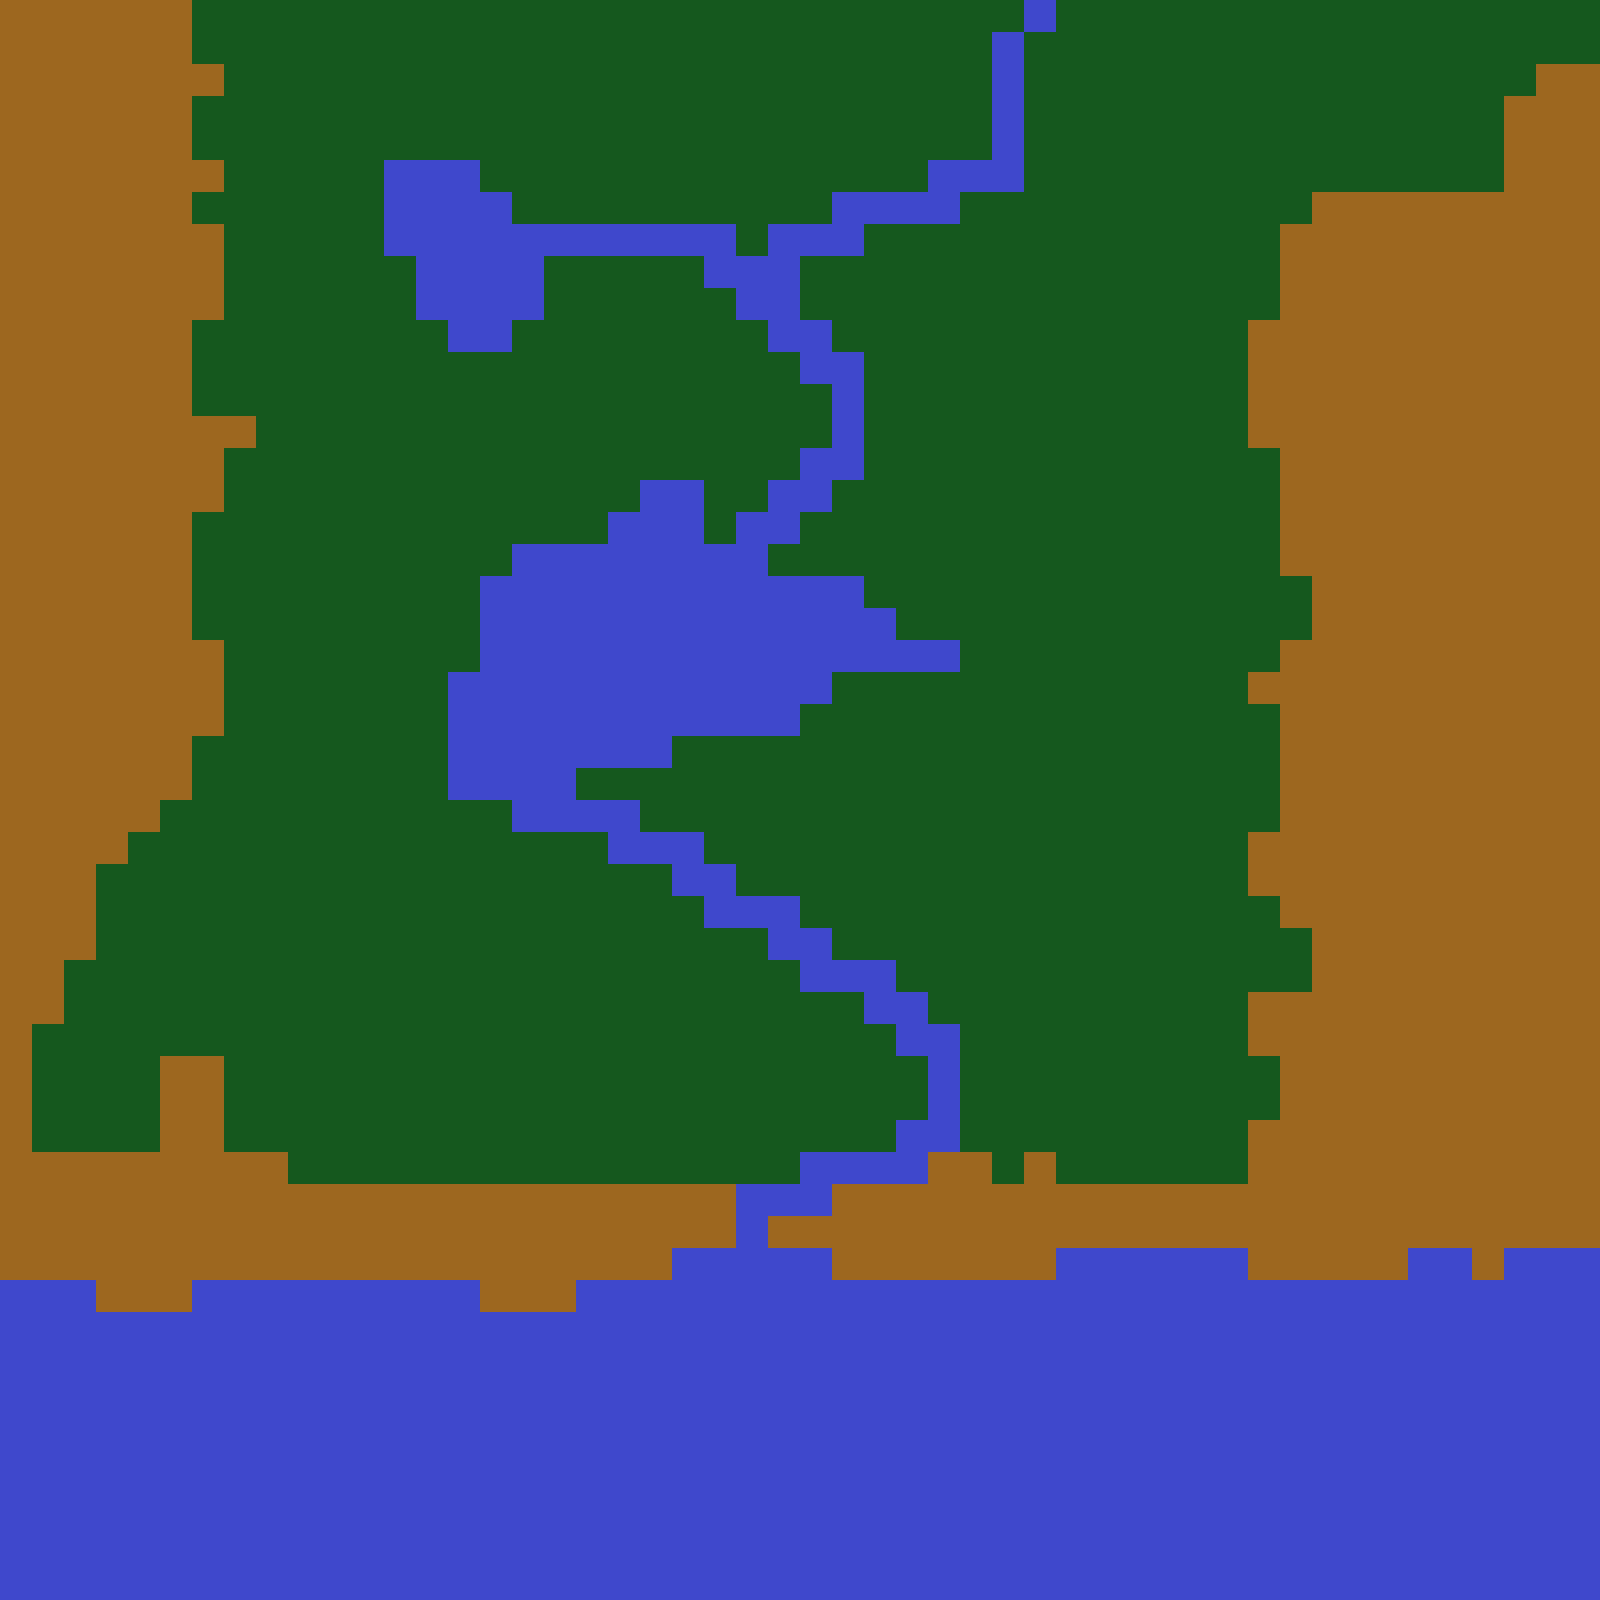

The image is a tile-based game level rendered from a .tmx file. Its description and complete source (layers, tilesets, objects, tile grids) follow:
An orthogonal 50x50 tile map with 32x32 px tiles, 1 tile layer (Tile Layer 1).

<map version="1.4" tiledversion="1.4.2" orientation="orthogonal" renderorder="right-down" width="50" height="50" tilewidth="32" tileheight="32" infinite="0" nextlayerid="2" nextobjectid="1">
 <tileset firstgid="1" source="ortho.tsx" />
 <layer id="1" name="Tile Layer 1" width="50" height="50">
  <data encoding="csv">
3,3,3,3,3,3,2,2,2,2,2,2,2,2,2,2,2,2,2,2,2,2,2,2,2,2,2,2,2,2,2,2,1,2,2,2,2,2,2,2,2,2,2,2,2,2,2,2,2,2,
3,3,3,3,3,3,2,2,2,2,2,2,2,2,2,2,2,2,2,2,2,2,2,2,2,2,2,2,2,2,2,1,2,2,2,2,2,2,2,2,2,2,2,2,2,2,2,2,2,2,
3,3,3,3,3,3,3,2,2,2,2,2,2,2,2,2,2,2,2,2,2,2,2,2,2,2,2,2,2,2,2,1,2,2,2,2,2,2,2,2,2,2,2,2,2,2,2,2,3,3,
3,3,3,3,3,3,2,2,2,2,2,2,2,2,2,2,2,2,2,2,2,2,2,2,2,2,2,2,2,2,2,1,2,2,2,2,2,2,2,2,2,2,2,2,2,2,2,3,3,3,
3,3,3,3,3,3,2,2,2,2,2,2,2,2,2,2,2,2,2,2,2,2,2,2,2,2,2,2,2,2,2,1,2,2,2,2,2,2,2,2,2,2,2,2,2,2,2,3,3,3,
3,3,3,3,3,3,3,2,2,2,2,2,1,1,1,2,2,2,2,2,2,2,2,2,2,2,2,2,2,1,1,1,2,2,2,2,2,2,2,2,2,2,2,2,2,2,2,3,3,3,
3,3,3,3,3,3,2,2,2,2,2,2,1,1,1,1,2,2,2,2,2,2,2,2,2,2,1,1,1,1,2,2,2,2,2,2,2,2,2,2,2,3,3,3,3,3,3,3,3,3,
3,3,3,3,3,3,3,2,2,2,2,2,1,1,1,1,1,1,1,1,1,1,1,2,1,1,1,2,2,2,2,2,2,2,2,2,2,2,2,2,3,3,3,3,3,3,3,3,3,3,
3,3,3,3,3,3,3,2,2,2,2,2,2,1,1,1,1,2,2,2,2,2,1,1,1,2,2,2,2,2,2,2,2,2,2,2,2,2,2,2,3,3,3,3,3,3,3,3,3,3,
3,3,3,3,3,3,3,2,2,2,2,2,2,1,1,1,1,2,2,2,2,2,2,1,1,2,2,2,2,2,2,2,2,2,2,2,2,2,2,2,3,3,3,3,3,3,3,3,3,3,
3,3,3,3,3,3,2,2,2,2,2,2,2,2,1,1,2,2,2,2,2,2,2,2,1,1,2,2,2,2,2,2,2,2,2,2,2,2,2,3,3,3,3,3,3,3,3,3,3,3,
3,3,3,3,3,3,2,2,2,2,2,2,2,2,2,2,2,2,2,2,2,2,2,2,2,1,1,2,2,2,2,2,2,2,2,2,2,2,2,3,3,3,3,3,3,3,3,3,3,3,
3,3,3,3,3,3,2,2,2,2,2,2,2,2,2,2,2,2,2,2,2,2,2,2,2,2,1,2,2,2,2,2,2,2,2,2,2,2,2,3,3,3,3,3,3,3,3,3,3,3,
3,3,3,3,3,3,3,3,2,2,2,2,2,2,2,2,2,2,2,2,2,2,2,2,2,2,1,2,2,2,2,2,2,2,2,2,2,2,2,3,3,3,3,3,3,3,3,3,3,3,
3,3,3,3,3,3,3,2,2,2,2,2,2,2,2,2,2,2,2,2,2,2,2,2,2,1,1,2,2,2,2,2,2,2,2,2,2,2,2,2,3,3,3,3,3,3,3,3,3,3,
3,3,3,3,3,3,3,2,2,2,2,2,2,2,2,2,2,2,2,2,1,1,2,2,1,1,2,2,2,2,2,2,2,2,2,2,2,2,2,2,3,3,3,3,3,3,3,3,3,3,
3,3,3,3,3,3,2,2,2,2,2,2,2,2,2,2,2,2,2,1,1,1,2,1,1,2,2,2,2,2,2,2,2,2,2,2,2,2,2,2,3,3,3,3,3,3,3,3,3,3,
3,3,3,3,3,3,2,2,2,2,2,2,2,2,2,2,1,1,1,1,1,1,1,1,2,2,2,2,2,2,2,2,2,2,2,2,2,2,2,2,3,3,3,3,3,3,3,3,3,3,
3,3,3,3,3,3,2,2,2,2,2,2,2,2,2,1,1,1,1,1,1,1,1,1,1,1,1,2,2,2,2,2,2,2,2,2,2,2,2,2,2,3,3,3,3,3,3,3,3,3,
3,3,3,3,3,3,2,2,2,2,2,2,2,2,2,1,1,1,1,1,1,1,1,1,1,1,1,1,2,2,2,2,2,2,2,2,2,2,2,2,2,3,3,3,3,3,3,3,3,3,
3,3,3,3,3,3,3,2,2,2,2,2,2,2,2,1,1,1,1,1,1,1,1,1,1,1,1,1,1,1,2,2,2,2,2,2,2,2,2,2,3,3,3,3,3,3,3,3,3,3,
3,3,3,3,3,3,3,2,2,2,2,2,2,2,1,1,1,1,1,1,1,1,1,1,1,1,2,2,2,2,2,2,2,2,2,2,2,2,2,3,3,3,3,3,3,3,3,3,3,3,
3,3,3,3,3,3,3,2,2,2,2,2,2,2,1,1,1,1,1,1,1,1,1,1,1,2,2,2,2,2,2,2,2,2,2,2,2,2,2,2,3,3,3,3,3,3,3,3,3,3,
3,3,3,3,3,3,2,2,2,2,2,2,2,2,1,1,1,1,1,1,1,2,2,2,2,2,2,2,2,2,2,2,2,2,2,2,2,2,2,2,3,3,3,3,3,3,3,3,3,3,
3,3,3,3,3,3,2,2,2,2,2,2,2,2,1,1,1,1,2,2,2,2,2,2,2,2,2,2,2,2,2,2,2,2,2,2,2,2,2,2,3,3,3,3,3,3,3,3,3,3,
3,3,3,3,3,2,2,2,2,2,2,2,2,2,2,2,1,1,1,1,2,2,2,2,2,2,2,2,2,2,2,2,2,2,2,2,2,2,2,2,3,3,3,3,3,3,3,3,3,3,
3,3,3,3,2,2,2,2,2,2,2,2,2,2,2,2,2,2,2,1,1,1,2,2,2,2,2,2,2,2,2,2,2,2,2,2,2,2,2,3,3,3,3,3,3,3,3,3,3,3,
3,3,3,2,2,2,2,2,2,2,2,2,2,2,2,2,2,2,2,2,2,1,1,2,2,2,2,2,2,2,2,2,2,2,2,2,2,2,2,3,3,3,3,3,3,3,3,3,3,3,
3,3,3,2,2,2,2,2,2,2,2,2,2,2,2,2,2,2,2,2,2,2,1,1,1,2,2,2,2,2,2,2,2,2,2,2,2,2,2,2,3,3,3,3,3,3,3,3,3,3,
3,3,3,2,2,2,2,2,2,2,2,2,2,2,2,2,2,2,2,2,2,2,2,2,1,1,2,2,2,2,2,2,2,2,2,2,2,2,2,2,2,3,3,3,3,3,3,3,3,3,
3,3,2,2,2,2,2,2,2,2,2,2,2,2,2,2,2,2,2,2,2,2,2,2,2,1,1,1,2,2,2,2,2,2,2,2,2,2,2,2,2,3,3,3,3,3,3,3,3,3,
3,3,2,2,2,2,2,2,2,2,2,2,2,2,2,2,2,2,2,2,2,2,2,2,2,2,2,1,1,2,2,2,2,2,2,2,2,2,2,3,3,3,3,3,3,3,3,3,3,3,
3,2,2,2,2,2,2,2,2,2,2,2,2,2,2,2,2,2,2,2,2,2,2,2,2,2,2,2,1,1,2,2,2,2,2,2,2,2,2,3,3,3,3,3,3,3,3,3,3,3,
3,2,2,2,2,3,3,2,2,2,2,2,2,2,2,2,2,2,2,2,2,2,2,2,2,2,2,2,2,1,2,2,2,2,2,2,2,2,2,2,3,3,3,3,3,3,3,3,3,3,
3,2,2,2,2,3,3,2,2,2,2,2,2,2,2,2,2,2,2,2,2,2,2,2,2,2,2,2,2,1,2,2,2,2,2,2,2,2,2,2,3,3,3,3,3,3,3,3,3,3,
3,2,2,2,2,3,3,2,2,2,2,2,2,2,2,2,2,2,2,2,2,2,2,2,2,2,2,2,1,1,2,2,2,2,2,2,2,2,2,3,3,3,3,3,3,3,3,3,3,3,
3,3,3,3,3,3,3,3,3,2,2,2,2,2,2,2,2,2,2,2,2,2,2,2,2,1,1,1,1,3,3,2,3,2,2,2,2,2,2,3,3,3,3,3,3,3,3,3,3,3,
3,3,3,3,3,3,3,3,3,3,3,3,3,3,3,3,3,3,3,3,3,3,3,1,1,1,3,3,3,3,3,3,3,3,3,3,3,3,3,3,3,3,3,3,3,3,3,3,3,3,
3,3,3,3,3,3,3,3,3,3,3,3,3,3,3,3,3,3,3,3,3,3,3,1,3,3,3,3,3,3,3,3,3,3,3,3,3,3,3,3,3,3,3,3,3,3,3,3,3,3,
3,3,3,3,3,3,3,3,3,3,3,3,3,3,3,3,3,3,3,3,3,1,1,1,1,1,3,3,3,3,3,3,3,1,1,1,1,1,1,3,3,3,3,3,1,1,3,1,1,1,
1,1,1,3,3,3,1,1,1,1,1,1,1,1,1,3,3,3,1,1,1,1,1,1,1,1,1,1,1,1,1,1,1,1,1,1,1,1,1,1,1,1,1,1,1,1,1,1,1,1,
1,1,1,1,1,1,1,1,1,1,1,1,1,1,1,1,1,1,1,1,1,1,1,1,1,1,1,1,1,1,1,1,1,1,1,1,1,1,1,1,1,1,1,1,1,1,1,1,1,1,
1,1,1,1,1,1,1,1,1,1,1,1,1,1,1,1,1,1,1,1,1,1,1,1,1,1,1,1,1,1,1,1,1,1,1,1,1,1,1,1,1,1,1,1,1,1,1,1,1,1,
1,1,1,1,1,1,1,1,1,1,1,1,1,1,1,1,1,1,1,1,1,1,1,1,1,1,1,1,1,1,1,1,1,1,1,1,1,1,1,1,1,1,1,1,1,1,1,1,1,1,
1,1,1,1,1,1,1,1,1,1,1,1,1,1,1,1,1,1,1,1,1,1,1,1,1,1,1,1,1,1,1,1,1,1,1,1,1,1,1,1,1,1,1,1,1,1,1,1,1,1,
1,1,1,1,1,1,1,1,1,1,1,1,1,1,1,1,1,1,1,1,1,1,1,1,1,1,1,1,1,1,1,1,1,1,1,1,1,1,1,1,1,1,1,1,1,1,1,1,1,1,
1,1,1,1,1,1,1,1,1,1,1,1,1,1,1,1,1,1,1,1,1,1,1,1,1,1,1,1,1,1,1,1,1,1,1,1,1,1,1,1,1,1,1,1,1,1,1,1,1,1,
1,1,1,1,1,1,1,1,1,1,1,1,1,1,1,1,1,1,1,1,1,1,1,1,1,1,1,1,1,1,1,1,1,1,1,1,1,1,1,1,1,1,1,1,1,1,1,1,1,1,
1,1,1,1,1,1,1,1,1,1,1,1,1,1,1,1,1,1,1,1,1,1,1,1,1,1,1,1,1,1,1,1,1,1,1,1,1,1,1,1,1,1,1,1,1,1,1,1,1,1,
1,1,1,1,1,1,1,1,1,1,1,1,1,1,1,1,1,1,1,1,1,1,1,1,1,1,1,1,1,1,1,1,1,1,1,1,1,1,1,1,1,1,1,1,1,1,1,1,1,1
</data>
 </layer>
</map>
